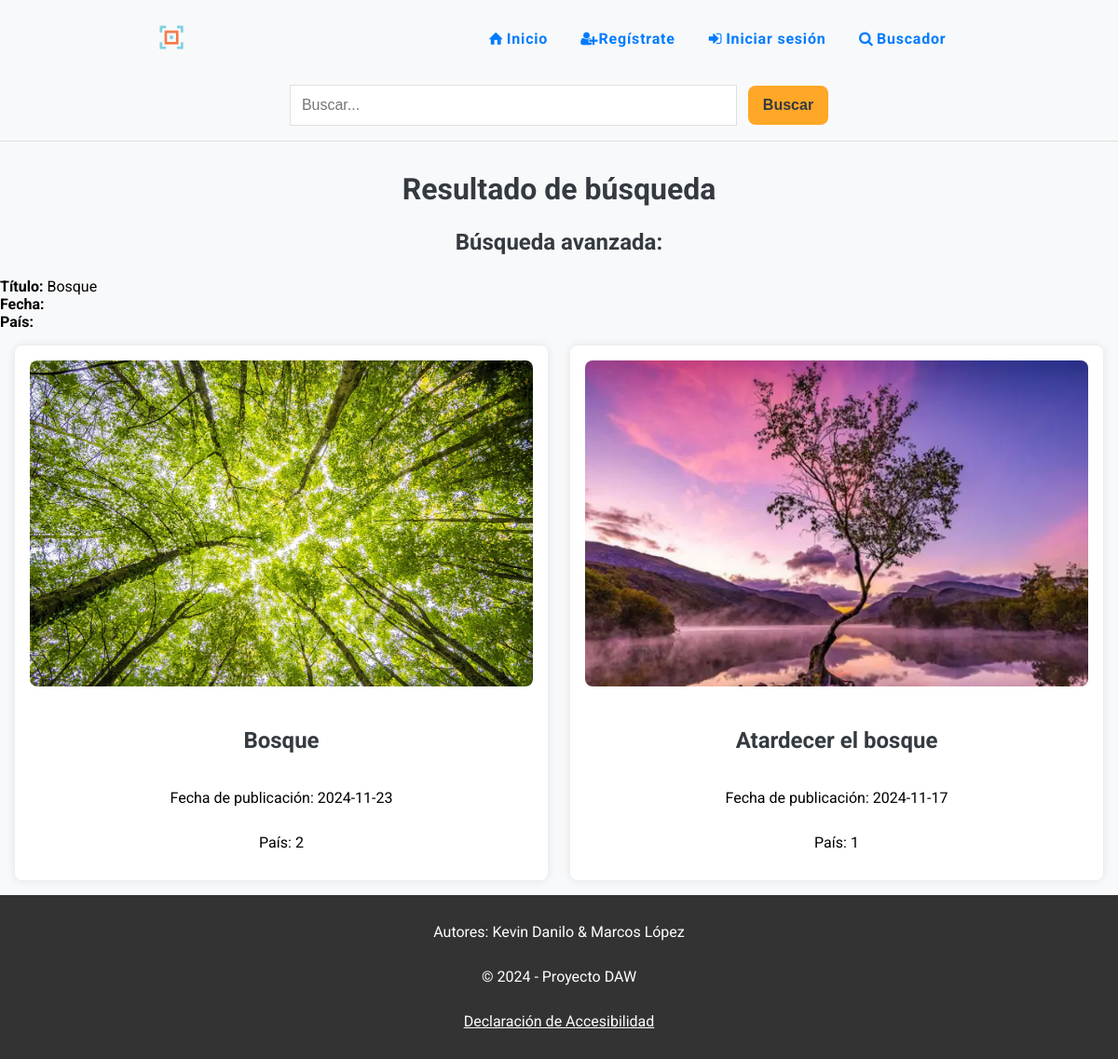
Screenshot of /resultado.php?titulo=Bosque with the database file from the repository.
### tables this page shows
CREATE TABLE `fotos` (
  `idFoto` int(11) NOT NULL,
  `titulo` varchar(255) NOT NULL,
  `descripcion` varchar(500) DEFAULT NULL,
  `fecha` date DEFAULT NULL,
  `pais` int(11) NOT NULL,
  `album` int(11) NOT NULL,
  `fichero` varchar(255) NOT NULL,
  `alternativo` varchar(255) DEFAULT NULL,
  `fRegistro` timestamp NOT NULL DEFAULT current_timestamp() ON UPDATE current_timestamp()
);

### resultado.php (the view, shortened to what this page needs)
<?php
include "inc/html-start.php";
include "inc/cabecera.php";
include "inc/conexion-db.php";
$q = isset($_GET['q']) ? trim($_GET['q']) : null;
$tituloBusqueda = isset($_GET['titulo']) ? trim($_GET['titulo']) : '';
$fechaBusqueda = isset($_GET['fecha']) ? trim($_GET['fecha']) : '';
$paisBusqueda = isset($_GET['country']) ? trim($_GET['country']) : '';
if (!empty($q)) {
  $sql = "SELECT idFoto, titulo, fecha, pais, fichero, alternativo FROM fotos WHERE titulo LIKE ? OR fecha LIKE ? OR pais LIKE ? ORDER BY fecha DESC";
  $paramTypes = 'sss';
  $params = ['%' . $q . '%', '%' . $q . '%', '%' . $q . '%'];
}
else if (!empty($tituloBusqueda) || !empty($fechaBusqueda) || !empty($paisBusqueda)) {
  $sql = "SELECT idFoto, titulo, fecha, pais, fichero, alternativo FROM fotos WHERE 1=1";
  $paramTypes = '';
  $params = [];
  if (!empty($tituloBusqueda)) {
    $sql .= " AND titulo LIKE ?";
    $paramTypes .= 's';
    $params[] = "%" . $tituloBusqueda . "%";
  }
  $sql .= " ORDER BY fecha DESC";
} else {
  echo "<p>Por favor, completa al menos un campo para realizar una búsqueda.</p>";
  exit;
}
$stmt = $conn->prepare($sql);
if (!empty($params)) {
  $stmt->bind_param($paramTypes, ...$params);
}
$stmt->execute();
$result = $stmt->get_result();
?>
<main>
  <h1>Resultado de búsqueda</h1>
  <?php if (!empty($q)): ?>
    <section>
      <h2>Búsqueda simple:</h2>
      <p><strong>Término buscado:</strong> <?= htmlspecialchars($q, ENT_QUOTES, 'UTF-8'); ?></p>
    </section>
  <?php else: ?>
    <section>
      <h2>Búsqueda avanzada:</h2>
      <p><strong>Título:</strong> <?= htmlspecialchars($tituloBusqueda, ENT_QUOTES, 'UTF-8'); ?></p>
      <p><strong>Fecha:</strong> <?= htmlspecialchars($fechaBusqueda, ENT_QUOTES, 'UTF-8'); ?></p>
      <p><strong>País:</strong> <?= htmlspecialchars($paisBusqueda, ENT_QUOTES, 'UTF-8'); ?></p>
    </section>
  <?php endif; ?>
  <div id="container-main-search">
    <?php if ($result && $result->num_rows > 0): ?>
      <?php while ($row = $result->fetch_assoc()): ?>
        <article class="container-card-search">
          <a href="foto.php?id=<?= htmlspecialchars($row['idFoto'], ENT_QUOTES, 'UTF-8'); ?>">
            <img src="fotos/<?= htmlspecialchars($row['fichero'], ENT_QUOTES, 'UTF-8'); ?>" alt="<?= htmlspecialchars($row['alternativo'], ENT_QUOTES, 'UTF-8'); ?>">
            <h2><?= htmlspecialchars($row['titulo'], ENT_QUOTES, 'UTF-8'); ?></h2>
          </a>
          <footer>
            <p>Fecha de publicación: <?= htmlspecialchars($row['fecha'], ENT_QUOTES, 'UTF-8'); ?></p>
            <p>País: <?= htmlspecialchars($row['pais'], ENT_QUOTES, 'UTF-8'); ?></p>
          </footer>
        </article>
      <?php endwhile; ?>
    <?php else: ?>
      <p>No se encontraron resultados para la búsqueda.</p>
    <?php endif; ?>
  </div>
</main>
<?php
include "inc/pie.php";
include "inc/html-end.php";
?>

### css/styles.css (style rules this page uses)
* { margin: 0; padding: 0; box-sizing: border-box; }
body { min-height: 100dvh; font-family: "Roboto", sans-serif; background-color: var(--background-color); }
img { height: auto; max-width: 100%; }
body>main>h1, h2 { text-align: center; color: var(--text-color); margin: 1em 0; }
@media screen and (width >=600px) { body>main>h1 { margin: 1em 0 0 0; } }
@media screen and (width >=768px) { #container-main-search { padding: 1em; display: grid; grid-template-columns: repeat(2, 1fr); grid-gap: 1.5em; } }

### css/print.css (style rules this page uses)
* { background-color: var(--color-blanco); color: var(--color-negro); margin: 0; padding: 0; }
body { font-family: Arial, sans-serif; font-size: 12pt; }
a { color: var(--color-azul); text-decoration: underline; }
a::after { content: attr(href); }
img { width: 100%; height: 380px; object-fit: cover; }
p { text-align: left; }

### css/variables.css (style rules this page uses)
:root { --primary-color: #007BFF; --secondary-color: #FFA726; --accent-color: #66BB6A; --background-color: #F8F9FA; --text-color: #343A40; --card-background-color: #ffffff; --image-card-background: #f0f0f5; --hover-primary: #0056b3; --hover-secondary: #e68a00; --shadow-color: rgba(0, 0, 0, .1); --border-color: #E0E0E0; --success-color: #28a745; --error-color: #dc3545; --color-blanco: #ffffff; --color-negro: #000000; --color-azul: #0000ff; --contrast-primary-color: #0A2463; --contrast-hover-primary: #051C47; --dark-background-color: #121212; --dark-primary-color: #6EA8FF; --dark-secondary-color: #FFB74D;; --dark-text-primary: rgba(255, 255, 255, 0.87); --dark-card-background-color: #1E1E1E; --dark-image-card-background: #2A2A2E; --dark-hover-primary: #85B8FF; --dark-hover-secondary: #FFC266; --dark-shadow-color: rgba(255, 255, 255, .1); }

### rows the page displays
fotos: fichero (picture), titulo "Bosque", fecha "2024-11-23", pais "2"
fotos: fichero (picture), titulo "Atardecer el bosque", fecha "2024-11-17", pais "1"

### other values shown
$tituloBusqueda "Bosque"
